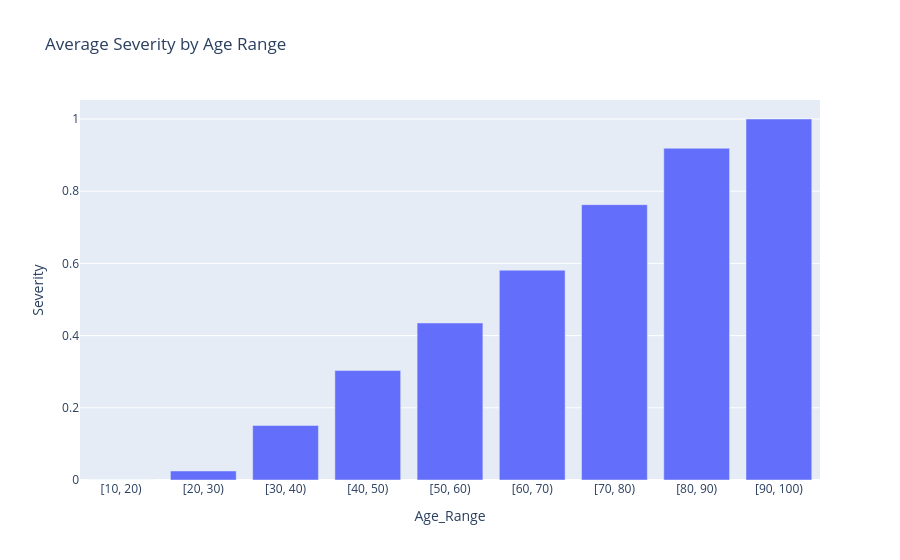

The notebook cell this image was saved under:
### Code cell
import plotly.express as px

# Makes strings of the interavls of the age range so plotly can read it
age_severity['Age_Range'] = age_severity['Age_Range'].astype(str)

# Creates the bar plot 
mmg_Bar = px.bar(age_severity, x='Age_Range', y='Severity', title='Average Severity by Age Range')

mmg_Bar.show()

### Figure 1 — Plotly figure (JSON) as saved in the notebook; plotly's stock layout.template omitted (floating-point values rounded to 4 significant figures)
{"data": [{"alignmentgroup": "True", "hovertemplate": "Age_Range=%{x}<br>Severity=%{y}<extra></extra>", "legendgroup": "", "marker": {"color": "#636efa", "pattern": {"shape": ""}}, "name": "", "offsetgroup": "", "orientation": "v", "showlegend": false, "textposition": "auto", "type": "bar", "x": ["[10, 20)", "[20, 30)", "[30, 40)", "[40, 50)", "[50, 60)", "[60, 70)", "[70, 80)", "[80, 90)", "[90, 100)"], "xaxis": "x", "y": [0, 0.025, 0.1512, 0.3032, 0.435, 0.5812, 0.7627, 0.9189, 1], "yaxis": "y"}], "layout": {"autosize": true, "barmode": "relative", "legend": {"tracegroupgap": 0}, "title": {"text": "Average Severity by Age Range"}, "xaxis": {"anchor": "y", "autorange": true, "domain": [0, 1], "range": [-0.5, 8.5], "title": {"text": "Age_Range"}, "type": "category"}, "yaxis": {"anchor": "x", "autorange": true, "domain": [0, 1], "range": [0, 1.053], "title": {"text": "Severity"}, "type": "linear"}}}
